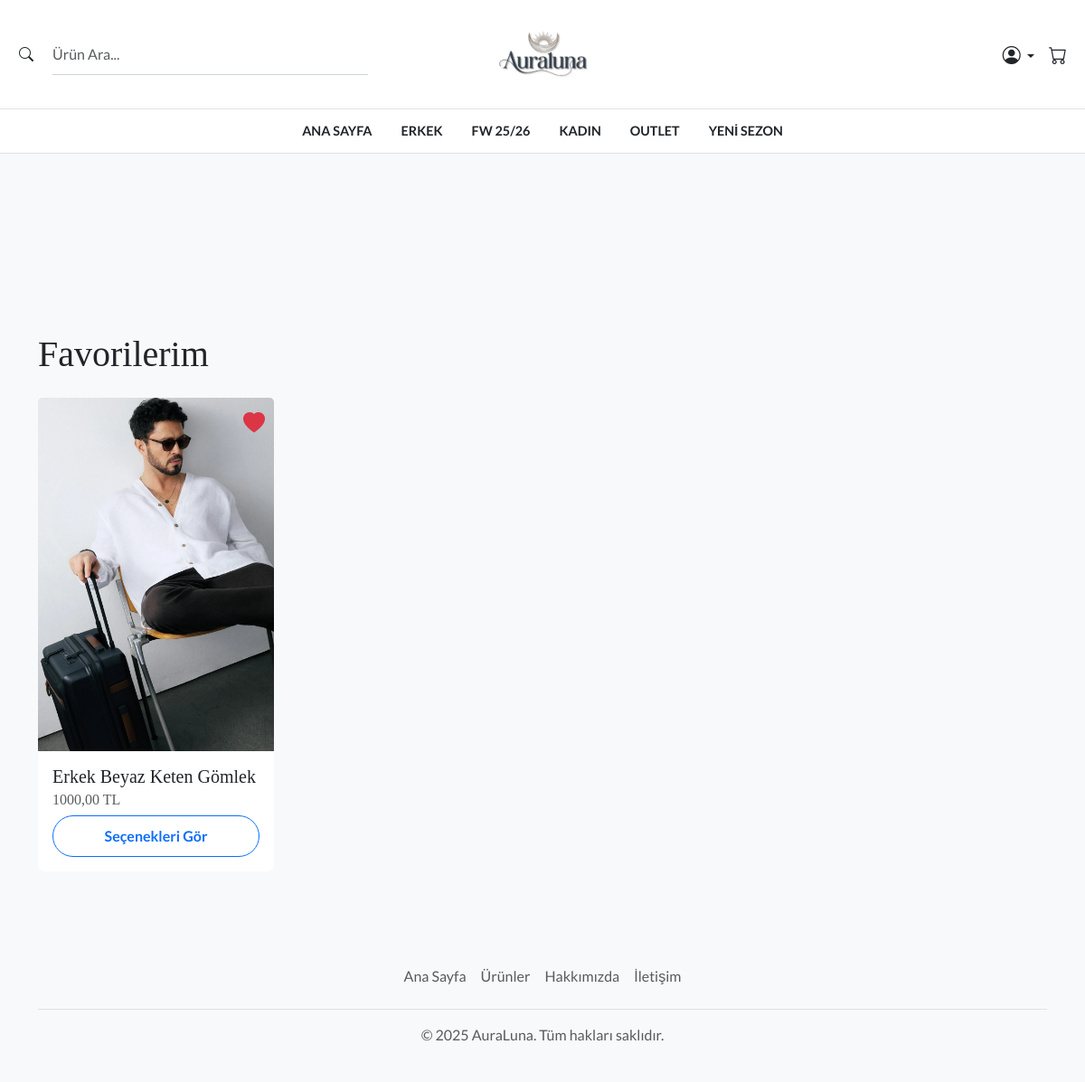
Page /products/favourites/ (signed in) on the committed database.
### products/models.py (models this page shows, shortened)
class Category(models.Model):
    name = models.CharField(max_length=200, db_index=True)
    slug = models.SlugField(max_length=200, unique=True)
    parent = models.ForeignKey('self', on_delete=models.CASCADE, null=True, blank=True, related_name='children')
    class Meta:
        ordering = ('name',)
        verbose_name = 'category'
        verbose_name_plural = 'categories'

class Product(models.Model):
    category = models.ForeignKey(Category, related_name='products', on_delete=models.CASCADE)
    name = models.CharField(max_length=200)
    slug = models.SlugField(max_length=200, unique=True)
    description = models.TextField()
    image = models.ImageField(upload_to='products/', null=True, blank=True, help_text="Ana kapak fotoğrafı")
    created_at = models.DateTimeField(auto_now_add=True)
    updated_at = models.DateTimeField(auto_now=True)
    favourited_by = models.ManyToManyField(settings.AUTH_USER_MODEL, related_name='favourite_products', blank=True)
    class Meta:
        ordering = ('-created_at',)
    def get_absolute_url(self): return reverse('products:product_detail', args=[self.slug])

class ProductVariant(models.Model):
    product = models.ForeignKey(Product, related_name='variants', on_delete=models.CASCADE)
    sku = models.CharField(max_length=100, unique=True, help_text="Benzersiz Stok Kodu (SKU), örn: AUR-GM-BYZ-M")
    size = models.CharField(max_length=10, help_text='Örn: S, M, L, XL')
    color = models.CharField(max_length=50, help_text='Örn: Beyaz, Mavi, Siyah')
    price = models.DecimalField(max_digits=10, decimal_places=2)
    stock = models.PositiveIntegerField(default=0)
    class Meta:
        unique_together = ('product', 'size', 'color')

### products/views.py (the view)
# urls.py: path('favourites/', views.favourite_list, name='favourite_list'),
@login_required
def favourite_list(request):
    favourite_products = request.user.favourite_products.all()
    context = {'favourite_products': favourite_products}
    return render(request, 'products/favourite_list.html', context)

### cart/cart.py (called while the page is built)
    def __len__(self):
        return sum(item['quantity'] for item in self.cart.values())

### cart/context_processors.py (called while the page is built)
def cart(request):
    return {'cart': Cart(request)}

def main_categories(request):
    return {'main_categories': Category.objects.filter(parent__isnull=True)}

### products/templates/products/favourite_list.html
{% extends 'base.html' %}
{% load static %}
{% block content %}
<div class="container my-5">
    <h1 class="mb-4">Favorilerim</h1>
    <div class="row">
        {% for product in favourite_products %}
            <div class="col-lg-3 col-md-4 mb-4">
                <div class="card h-100">
                    <a href="{% url 'products:toggle_favourite' product.slug %}" class="favourite-icon js-toggle-favourite">
                        <i class="bi bi-heart-fill"></i> </a>
                    {% if product.image %}
                        <a href="{{ product.get_absolute_url }}">
                            <img src="{{ product.image.url }}" class="card-img-top" alt="{{ product.name }}">
                        </a>
                    {% endif %}
                    <div class="card-body d-flex flex-column">
                        <h5 class="card-title">
                            <a href="{{ product.get_absolute_url }}" class="text-dark text-decoration-none">{{ product.name }}</a>
                        </h5>
                        {% with first_variant=product.variants.first %}
                            {% if first_variant %}
                                <h6 class="card-subtitle mb-2 text-muted">{{ first_variant.price }} TL</h6>
                            {% endif %}
                        {% endwith %}
                        <div class="mt-auto">
                           <a href="{{ product.get_absolute_url }}" class="btn btn-outline-primary w-100">Seçenekleri Gör</a>
                        </div>
                    </div>
                </div>
            </div>
        {% empty %}
            <div class="col">
                <div class="alert alert-info">
                    Henüz favorilerinize ürün eklemediniz. Beğendiğiniz ürünlerin yanındaki kalp ikonuna tıklayarak onları buraya ekleyebilirsiniz.
                </div>
            </div>
        {% endfor %}
    </div>
</div>
{% endblock %}

### templates/base.html (shortened to what this page needs)
{% load static %}
<!DOCTYPE html>
<html lang="tr">
<head>
    <link href="https://cdn.jsdelivr.net/npm/bootstrap@5.3.3/dist/css/bootstrap.min.css" rel="stylesheet">
    <link rel="stylesheet" href="https://cdn.jsdelivr.net/npm/bootstrap-icons@1.11.3/font/bootstrap-icons.min.css">
    <link rel="stylesheet" href="https://cdn.jsdelivr.net/npm/swiper@11/swiper-bundle.min.css" />
    <link rel="stylesheet" href="{% static 'css/style.css' %}">
</head>
<body class="{% block body_class %}{% endblock %}">
    <header class="site-header">
        <div class="header-top container-fluid">
            <div class="header-search">
                <form class="d-flex" action="{% url 'products:product_list' %}" method="get" role="search">
                    <button class="btn btn-link text-dark" type="submit"><i class="bi bi-search"></i></button>
                    <input class="form-control" type="search" name="q" placeholder="Ürün Ara...">
                </form>
            </div>
            <div class="header-logo">
                <a href="{% url 'pages:home' %}">
                    <img src="{% static 'images/logo.png' %}" alt="AuraLuna Logo" class="navbar-logo">
                </a>
            </div>
            <div class="header-icons">
                {% include 'partials/right_nav.html' %}
            </div>
        </div>
        <nav class="header-main-nav">
            <ul class="nav justify-content-center">
                <li class="nav-item"><a class="nav-link" href="{% url 'pages:home' %}">Ana Sayfa</a></li>
                {% for category in main_categories %}
                <li class="nav-item">
                    <a class="nav-link" href="{% url 'products:product_list_by_category' category.slug %}">{{ category.name }}</a>
                </li>
                {% endfor %}
            </ul>
        </nav>
    </header>
    <div class="toast-container position-fixed top-0 end-0 p-3" style="z-index: 1100;"></div>
    <main class="main-content">
        {% block content %}{% endblock content %}
    </main>
    <footer class="py-4 mt-5 bg-light">
        <div class="container text-center">
            <ul class="nav justify-content-center border-bottom pb-3 mb-3">
                <li class="nav-item"><a href="{% url 'pages:home' %}" class="nav-link px-2 text-muted">Ana Sayfa</a></li>
                <li class="nav-item"><a href="{% url 'products:product_list' %}" class="nav-link px-2 text-muted">Ürünler</a></li>
                <li class="nav-item"><a href="{% url 'pages:about' %}" class="nav-link px-2 text-muted">Hakkımızda</a></li>
                <li class="nav-item"><a href="{% url 'pages:contact' %}" class="nav-link px-2 text-muted">İletişim</a></li>
            </ul>
            <p class="text-center text-muted">&copy; {% now "Y" %} AuraLuna. Tüm hakları saklıdır.</p>
        </div>
    </footer>
</body>
</html>

### static/css/style.css (style rules this page uses)
body { font-family: 'Lato', sans-serif; background-color: #f8f9fa; }
h1, h2, h3, h4, h5, h6 { font-family: 'Playfair Display', serif; }
.main-content { padding-top: 150px; }
.site-header { background-color: #ffffff; border-bottom: 1px solid #dee2e6; position: sticky; top: 0; z-index: 1020; }
.header-top { display: flex; justify-content: space-between; align-items: center; padding: 10px 20px; }
.header-search { width: 33.33%; }
.header-search .form-control { border: none; border-radius: 0; border-bottom: 1px solid #ced4da; padding-left: 0; }
.header-search .btn { padding-left: 0; }
.header-logo { width: 33.33%; text-align: center; }
.header-logo img { height: 100px; width: auto; }
.header-icons { width: 33.33%; display: flex; justify-content: flex-end; }
.header-main-nav { border-top: 1px solid #dee2e6; padding: 5px 0; }
.header-main-nav .nav-link { color: #212529 !important; font-weight: bold; text-transform: uppercase; font-size: 0.9rem; }
.card { transition: transform 0.3s ease, box-shadow 0.3s ease; border: none; border-radius: 8px; position: relative; }
.btn { transition: background-color 0.3s ease, transform 0.2s ease, color 0.3s ease; border-radius: 50px; padding: 10px 20px; font-weight: bold; }
.favourite-icon { position: absolute; top: 10px; right: 10px; z-index: 10; font-size: 1.5rem; color: #dc3545; text-decoration: none; transition: transform 0.2s ease; }

### rows in the picture
Category: name "ERKEK"
Category: name "FW 25/26"
Category: name "KADIN"
Category: name "OUTLET"
Category: name "YENI SEZON"
Product: image (picture), name "Erkek Beyaz Keten Gömlek", variants.first.price "1000,00"
